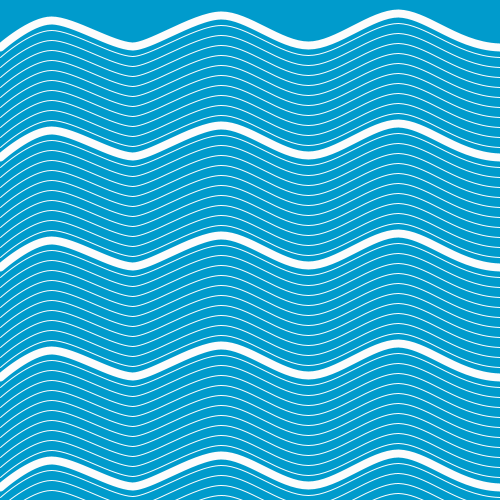
Frame 1 (no input)
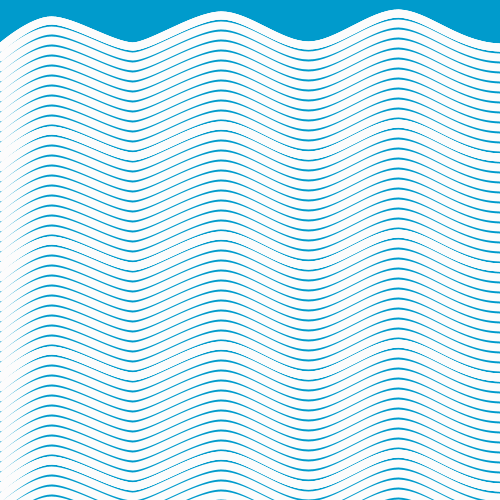
Frame 2 (the mouse pressed at the canvas centre, redrawn once)

The Processing sketch that drew these frames (run headless with seeded random() and noise(); the mouse was pressed at the canvas centre and the sketch redrawn once):

// Processing sketch: processing_11385
// ── processing_11385.pde

void setup() {
  size(500, 500);
  smooth();
  colorMode(HSB, 100);
  background(54, 100, 80); 
  noLoop();
  noFill();
}

void draw() {
  
  for(int i = 0 ; i < width; i++) {
    stroke(99); //white
    beginShape();
    vertex(0, 47.0+i*10);
    bezierVertex(0, 47.0+i*10, 30.0, 20.7941130+i*10, 51.0, 20.7941130+i*10);
    bezierVertex(72.0, 20.7941130+i*10, 111.0, 45.02942+i*10, 132.0, 46.0+i*10);
    bezierVertex(150.0, 45.97058+i*10, 195.0, 15.0+i*10, 221.0, 15.0+i*10);
    bezierVertex(247.0, 15.0+i*10, 280.0, 45.058838+i*10, 308.0, 45.058838+i*10);
    bezierVertex(336.0, 45.058838+i*10, 371.0, 13.0+i*10, 398.0, 13.0+i*10);
    bezierVertex(427.0, 14.0+i*10, 457.0, 46.02942+i*10, 500.0, 47.0+i*10);
    endShape();
  }
  for(int i= 0; i < width; i++){
    //ifを使って線の大きさを太くする
    if(i % 11 == 0){
    pushMatrix();
    strokeWeight(8);
    beginShape();
    vertex(0, 47.0+i*10);
    bezierVertex(0, 47.0+i*10, 30.0, 20.7941130+i*10, 51.0, 20.7941130+i*10);
    bezierVertex(72.0, 20.7941130+i*10, 111.0, 45.02942+i*10, 132.0, 46.0+i*10);
    bezierVertex(150.0, 45.97058+i*10, 195.0, 15.0+i*10, 221.0, 15.0+i*10);
    bezierVertex(247.0, 15.0+i*10, 280.0, 45.058838+i*10, 308.0, 45.058838+i*10);
    bezierVertex(336.0, 45.058838+i*10, 371.0, 13.0+i*10, 398.0, 13.0+i*10);
    bezierVertex(427.0, 14.0+i*10, 457.0, 46.02942+i*10, 500.0, 47.0+i*10);
    endShape();
    popMatrix();
  }
}
}
